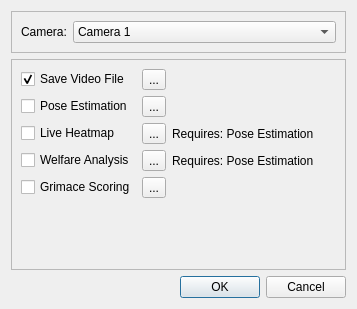
<?xml version="1.0" encoding="UTF-8"?>
<ui version="4.0">
 <class>PipelineConfigurationDialog</class>
 <widget class="QDialog" name="PipelineConfigurationDialog">
  <property name="geometry">
   <rect>
    <x>0</x>
    <y>0</y>
    <width>357</width>
    <height>309</height>
   </rect>
  </property>
  <property name="windowTitle">
   <string>Configure Processing Steps</string>
  </property>
  <layout class="QVBoxLayout" name="verticalLayout">
   <item>
    <widget class="QFrame" name="frm_camera_configuration">
     <property name="sizePolicy">
      <sizepolicy hsizetype="Preferred" vsizetype="Maximum">
       <horstretch>0</horstretch>
       <verstretch>0</verstretch>
      </sizepolicy>
     </property>
     <property name="frameShape">
      <enum>QFrame::StyledPanel</enum>
     </property>
     <property name="frameShadow">
      <enum>QFrame::Raised</enum>
     </property>
     <layout class="QFormLayout" name="formLayout">
      <item row="0" column="0">
       <widget class="QLabel" name="label_4">
        <property name="text">
         <string>Camera:</string>
        </property>
       </widget>
      </item>
      <item row="0" column="1">
       <widget class="QComboBox" name="dpd_camera">
        <item>
         <property name="text">
          <string>Camera 1</string>
         </property>
        </item>
        <item>
         <property name="text">
          <string>Camera 2</string>
         </property>
        </item>
       </widget>
      </item>
     </layout>
    </widget>
   </item>
   <item>
    <widget class="QFrame" name="frame">
     <property name="frameShape">
      <enum>QFrame::StyledPanel</enum>
     </property>
     <property name="frameShadow">
      <enum>QFrame::Raised</enum>
     </property>
     <layout class="QGridLayout" name="gridLayout">
      <item row="0" column="1">
       <widget class="QToolButton" name="btn_configure_save_video">
        <property name="text">
         <string>...</string>
        </property>
       </widget>
      </item>
      <item row="1" column="1">
       <widget class="QToolButton" name="btn_configure_pose_estimation">
        <property name="text">
         <string>...</string>
        </property>
       </widget>
      </item>
      <item row="4" column="0">
       <widget class="QCheckBox" name="chb_grimace">
        <property name="text">
         <string>Grimace Scoring</string>
        </property>
       </widget>
      </item>
      <item row="1" column="0">
       <widget class="QCheckBox" name="chb_pose_estimation">
        <property name="text">
         <string>Pose Estimation</string>
        </property>
       </widget>
      </item>
      <item row="0" column="0">
       <widget class="QCheckBox" name="chb_save_video">
        <property name="text">
         <string>Save Video File</string>
        </property>
        <property name="checked">
         <bool>true</bool>
        </property>
       </widget>
      </item>
      <item row="4" column="1">
       <widget class="QToolButton" name="btn_configure_grimace">
        <property name="text">
         <string>...</string>
        </property>
       </widget>
      </item>
      <item row="5" column="0">
       <spacer name="verticalSpacer">
        <property name="orientation">
         <enum>Qt::Vertical</enum>
        </property>
        <property name="sizeHint" stdset="0">
         <size>
          <width>20</width>
          <height>40</height>
         </size>
        </property>
       </spacer>
      </item>
      <item row="2" column="1">
       <widget class="QToolButton" name="btn_configure_live_heatmap">
        <property name="text">
         <string>...</string>
        </property>
       </widget>
      </item>
      <item row="2" column="0">
       <widget class="QCheckBox" name="chb_live_heatmap">
        <property name="text">
         <string>Live Heatmap</string>
        </property>
       </widget>
      </item>
      <item row="2" column="2">
       <widget class="QLabel" name="label">
        <property name="text">
         <string>Requires: Pose Estimation</string>
        </property>
       </widget>
      </item>
      <item row="0" column="2">
       <spacer name="horizontalSpacer">
        <property name="orientation">
         <enum>Qt::Horizontal</enum>
        </property>
        <property name="sizeHint" stdset="0">
         <size>
          <width>40</width>
          <height>20</height>
         </size>
        </property>
       </spacer>
      </item>
      <item row="3" column="0">
       <widget class="QCheckBox" name="chb_welfare_analysis">
        <property name="text">
         <string>Welfare Analysis</string>
        </property>
       </widget>
      </item>
      <item row="3" column="1">
       <widget class="QToolButton" name="btn_configure_welfare_analysis">
        <property name="text">
         <string>...</string>
        </property>
       </widget>
      </item>
      <item row="3" column="2">
       <widget class="QLabel" name="label_2">
        <property name="text">
         <string>Requires: Pose Estimation</string>
        </property>
       </widget>
      </item>
     </layout>
    </widget>
   </item>
   <item>
    <widget class="QDialogButtonBox" name="buttonBox">
     <property name="orientation">
      <enum>Qt::Horizontal</enum>
     </property>
     <property name="standardButtons">
      <set>QDialogButtonBox::Cancel|QDialogButtonBox::Ok</set>
     </property>
    </widget>
   </item>
  </layout>
 </widget>
 <resources/>
 <connections>
  <connection>
   <sender>buttonBox</sender>
   <signal>accepted()</signal>
   <receiver>PipelineConfigurationDialog</receiver>
   <slot>accept()</slot>
   <hints>
    <hint type="sourcelabel">
     <x>248</x>
     <y>254</y>
    </hint>
    <hint type="destinationlabel">
     <x>157</x>
     <y>274</y>
    </hint>
   </hints>
  </connection>
  <connection>
   <sender>buttonBox</sender>
   <signal>rejected()</signal>
   <receiver>PipelineConfigurationDialog</receiver>
   <slot>reject()</slot>
   <hints>
    <hint type="sourcelabel">
     <x>316</x>
     <y>260</y>
    </hint>
    <hint type="destinationlabel">
     <x>286</x>
     <y>274</y>
    </hint>
   </hints>
  </connection>
 </connections>
</ui>
